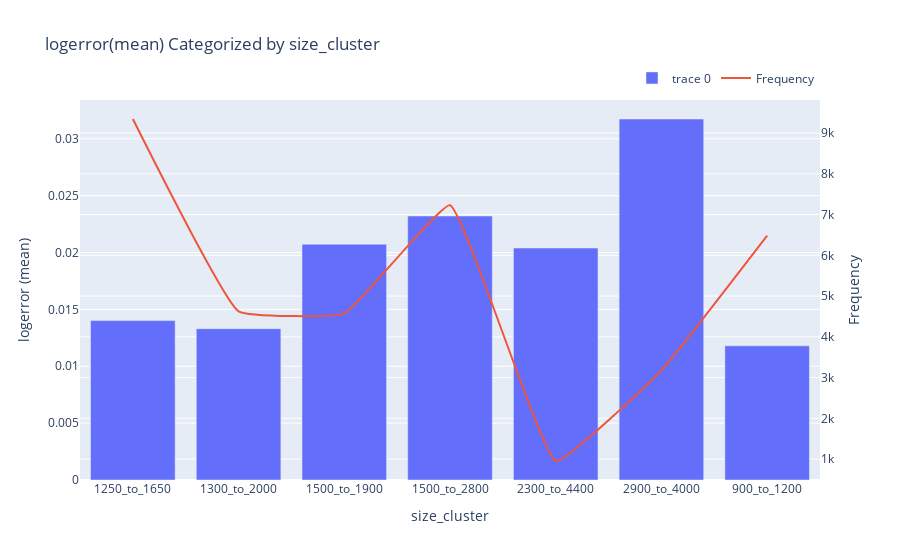

Source (notebook cell):
### Code cell
if isinstance(df, (pd.DatetimeIndex, pd.MultiIndex)):
	df = df.to_frame(index=False)

# remove any pre-existing indices for ease of use in the D-Tale code, but this is not required
df = df.reset_index().drop('index', axis=1, errors='ignore')
df.columns = [str(c) for c in df.columns]  # update columns to strings in case they are numbers

df = df.sort_values(['logerror'], ascending=[False])

chart = df.groupby('size_cluster')[['logerror']].agg(['count', 'mean'])
chart.columns = chart.columns.droplevel(0)
chart.columns = ["count", "data"]
chart.index.name = 'labels'
chart = chart.reset_index()
charts = [
	go.Bar(x=chart['labels'].values, y=chart['data'].values),
	go.Scatter(
		x=chart['labels'].values, y=chart['count'].values, yaxis='y2',
		name='Frequency', line={'shape': 'spline', 'smoothing': 0.3}, mode='lines'
	)
]
figure = go.Figure(data=charts, layout=go.Layout({
    'barmode': 'group',
    'legend': {'orientation': 'h'},
    'title': {'text': 'logerror(mean) Categorized by size_cluster'},
    'xaxis': {'title': {'text': 'size_cluster'}},
    'yaxis': {'side': 'left', 'title': {'text': 'logerror (mean)'}},
    'yaxis2': {'overlaying': 'y', 'side': 'right', 'title': {'text': 'Frequency'}}
}))
figure.update_layout(legend=dict(
    orientation="h",
    yanchor="bottom",
    y=1.02,
    xanchor="right",
    x=1
))
# If you're having trouble viewing your chart in your notebook try passing your 'chart' into this snippet:
#
from plotly.offline import iplot, init_notebook_mode

init_notebook_mode(connected=True)

for chart in charts:
    
    chart.pop('id', None) # for some reason iplot does not like 'id'

iplot(figure)

### Figure 1 — Plotly figure (JSON) as saved in the notebook; plotly's stock layout.template omitted (floating-point values rounded to 4 significant figures)
{"data": [{"type": "bar", "x": ["1250_to_1650", "1300_to_2000", "1500_to_1900", "1500_to_2800", "2300_to_4400", "2900_to_4000", "900_to_1200"], "y": [0.01401, 0.0133, 0.02073, 0.02321, 0.0204, 0.03174, 0.01179]}, {"line": {"shape": "spline", "smoothing": 0.3}, "mode": "lines", "name": "Frequency", "type": "scatter", "x": ["1250_to_1650", "1300_to_2000", "1500_to_1900", "1500_to_2800", "2300_to_4400", "2900_to_4000", "900_to_1200"], "y": [9345, 4627, 4570, 7231, 953, 3176, 6482], "yaxis": "y2"}], "layout": {"barmode": "group", "legend": {"orientation": "h", "x": 1, "xanchor": "right", "y": 1.02, "yanchor": "bottom"}, "title": {"text": "logerror(mean) Categorized by size_cluster"}, "xaxis": {"title": {"text": "size_cluster"}}, "yaxis": {"side": "left", "title": {"text": "logerror (mean)"}}, "yaxis2": {"overlaying": "y", "side": "right", "title": {"text": "Frequency"}}}}
